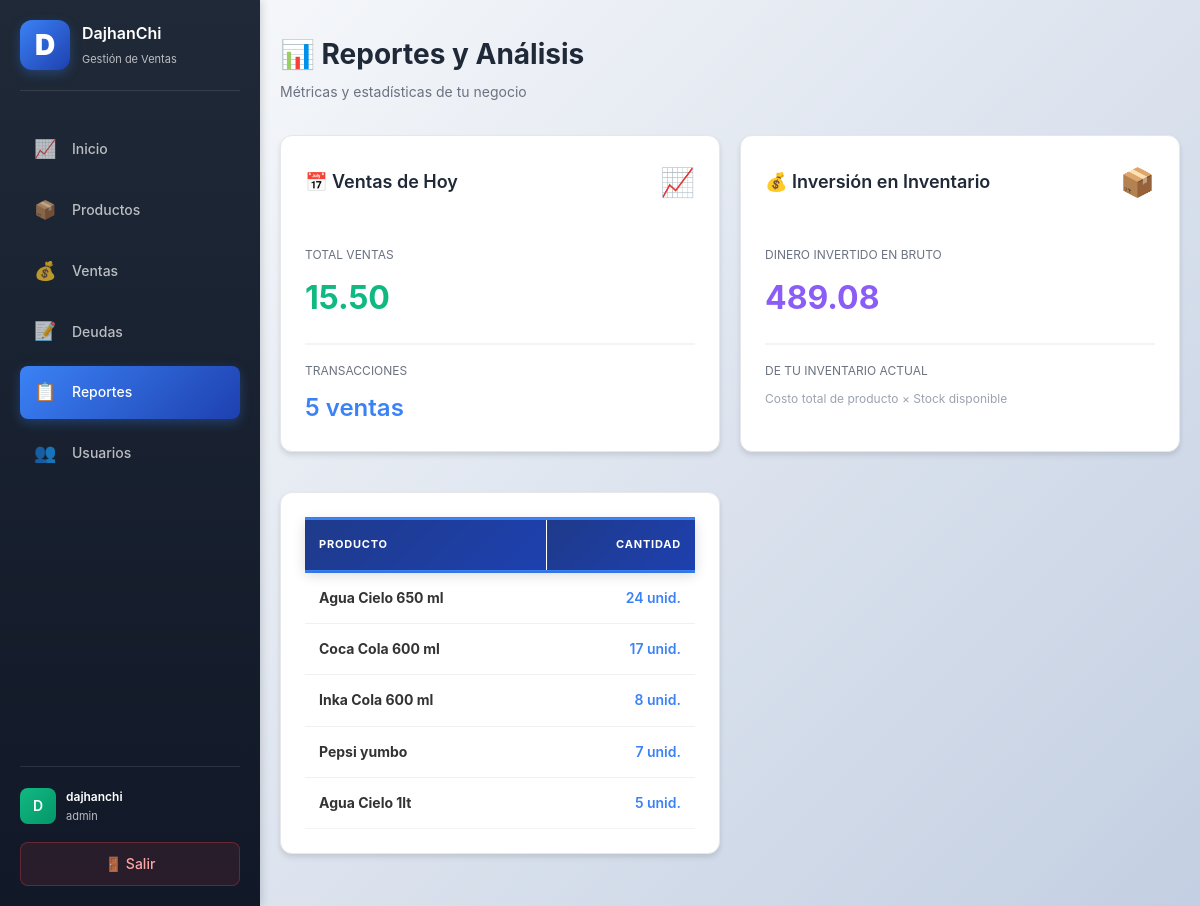
The app's page /reports (signed in), older data.
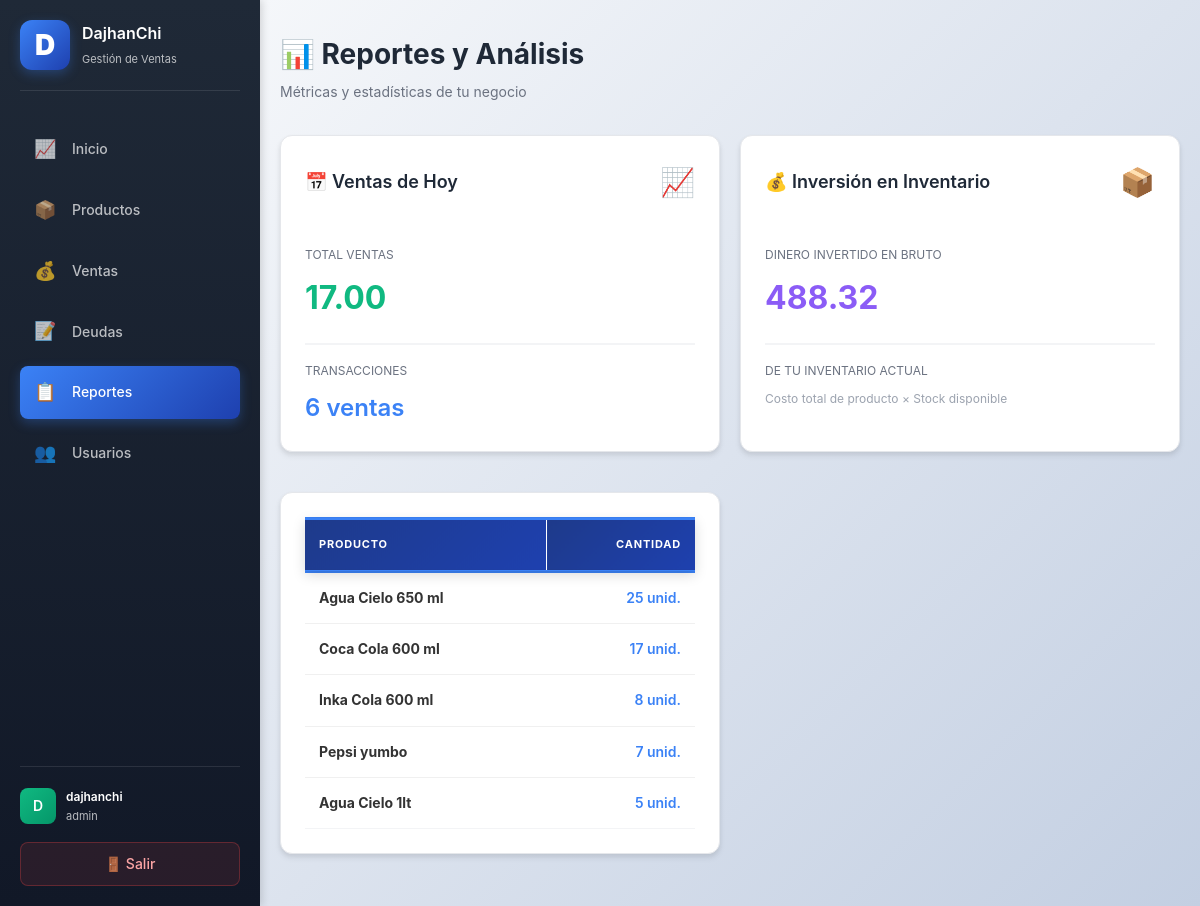
The same page, newer data.
### app.py (models this page shows)
class Product(db.Model):
    id = db.Column(db.Integer, primary_key=True)
    user_id = db.Column(db.Integer, db.ForeignKey("user.id"), nullable=False, index=True)
    name = db.Column(db.String(160), nullable=False, index=True)
    sku = db.Column(db.String(64), nullable=True, index=True)
    package_cost_cents = db.Column(db.Integer, nullable=False, default=0)
    package_quantity = db.Column(db.Integer, nullable=False, default=1)
    cost_cents = db.Column(db.Integer, nullable=False, default=0)
    price_cents = db.Column(db.Integer, nullable=False, default=0)
    stock = db.Column(db.Integer, nullable=False, default=0, index=True)
    user = db.relationship("User", backref=db.backref("products", lazy=True))

### app.py (the view)
@app.route("/reports")
@login_required
def reports():
    user_id = session.get("user_id")
    today_start = datetime.combine(date.today(), datetime.min.time())
    today_end = today_start + timedelta(days=1)
    total_sales_today = (
        db.session.query(db.func.coalesce(db.func.sum(Sale.total_cents), 0))
        .filter(Sale.user_id == user_id, Sale.created_at >= today_start, Sale.created_at < today_end)
        .scalar()
    )
    total_transactions_today = (
        db.session.query(db.func.count(Sale.id))
        .filter(Sale.user_id == user_id, Sale.created_at >= today_start, Sale.created_at < today_end)
        .scalar()
    )
    total_invested = (
        db.session.query(db.func.coalesce(db.func.sum(Product.cost_cents * Product.stock), 0))
        .filter(Product.user_id == user_id)
        .scalar()
    )
    top_products = (
        db.session.query(Product.name, db.func.sum(SaleItem.qty).label("qty"))
        .join(SaleItem, SaleItem.product_id == Product.id)
        .filter(Product.user_id == user_id)
        .group_by(Product.id, Product.name)
        .order_by(db.desc("qty"))
        .limit(5)
        .all()
    )
    return render_template(
        "reports.html",
        total_sales_today=total_sales_today,
        total_transactions_today=total_transactions_today,
        top_products=top_products,
        total_invested=total_invested,
    )

### app.py (called while the page is built, shortened)
@app.before_request
def init_db_once():
    global _db_initialized
    if _db_initialized:
        return

@app.template_filter("money")
def format_money(cents):
    if cents is None:
        return "0.00"
    return f"{cents / 100:.2f}"

def login_required(view):
    @wraps(view)
    def wrapped(*args, **kwargs):
        if not session.get("user_id"):
            return redirect(url_for("login"))
        return view(*args, **kwargs)
    return wrapped

### templates/reports.html
{% extends "base.html" %}
{% block content %}
<div class="page-head">
    <div>
        <h1>📊 Reportes y Análisis</h1>
        <p style="color: #6b7280; margin: 4px 0 0 0;">Métricas y estadísticas de tu negocio</p>
    </div>
</div>
<div class="grid">
    <div class="card">
        <div style="display: flex; align-items: center; justify-content: space-between; margin-bottom: 20px;">
            <h2 style="margin: 0;">📅 Ventas de Hoy</h2>
            <span style="font-size: 28px;">📈</span>
        </div>
        <div style="padding: 20px 0; border-bottom: 2px solid #f3f4f6; margin-bottom: 16px;">
            <p style="margin: 0 0 8px 0; color: #6b7280; font-size: 12px; text-transform: uppercase;">Total Ventas</p>
            <p style="margin: 0; font-size: 32px; font-weight: 700; color: #10b981;">{{ total_sales_today | money }}</p>
        </div>
        <div>
            <p style="margin: 0 0 8px 0; color: #6b7280; font-size: 12px; text-transform: uppercase;">Transacciones</p>
            <p style="margin: 0; font-size: 24px; font-weight: 600; color: #3b82f6;">{{ total_transactions_today }} ventas</p>
        </div>
    </div>
    <div class="card">
        <div style="display: flex; align-items: center; justify-content: space-between; margin-bottom: 20px;">
            <h2 style="margin: 0;">💰 Inversión en Inventario</h2>
            <span style="font-size: 28px;">📦</span>
        </div>
        <div style="padding: 20px 0; border-bottom: 2px solid #f3f4f6; margin-bottom: 16px;">
            <p style="margin: 0 0 8px 0; color: #6b7280; font-size: 12px; text-transform: uppercase;">Dinero Invertido en Bruto</p>
            <p style="margin: 0; font-size: 32px; font-weight: 700; color: #8b5cf6;">{{ total_invested | money }}</p>
        </div>
        <div>
            <p style="margin: 0 0 8px 0; color: #6b7280; font-size: 12px; text-transform: uppercase;">De tu inventario actual</p>
            <p style="margin: 0; font-size: 12px; color: #9ca3af;">Costo total de producto × Stock disponible</p>
        </div>
    </div>
    <div class="card">
        {% if top_products %}
        <table>
            <thead>
                <tr>
                    <th>Producto</th>
                    <th style="text-align: right;">Cantidad</th>
                </tr>
            </thead>
            <tbody>
            {% for name, qty in top_products %}
                <tr>
                    <td><strong>{{ name }}</strong></td>
                    <td style="text-align: right; color: #3b82f6; font-weight: 600;">{{ qty }} unid.</td>
                </tr>
            {% endfor %}
            </tbody>
        </table>
        {% else %}
        <div style="text-align: center; padding: 32px 0; color: #9ca3af;">
            <p style="font-size: 32px; margin: 0;">📭</p>
            <p style="margin: 12px 0 0 0;">No hay datos disponibles aún</p>
        </div>
        {% endif %}
    </div>
</div>
{% endblock %}

Row changes from the older to the newer data that the page shows:
changed Product "Agua Cielo 650 ml": qty "24" → "25"
Text that changed along with them:
{{ total_sales_today | money }}: "15.50" → "17.00"
{{ total_transactions_today }}: "5" → "6"
{{ total_invested | money }}: "489.08" → "488.32"
